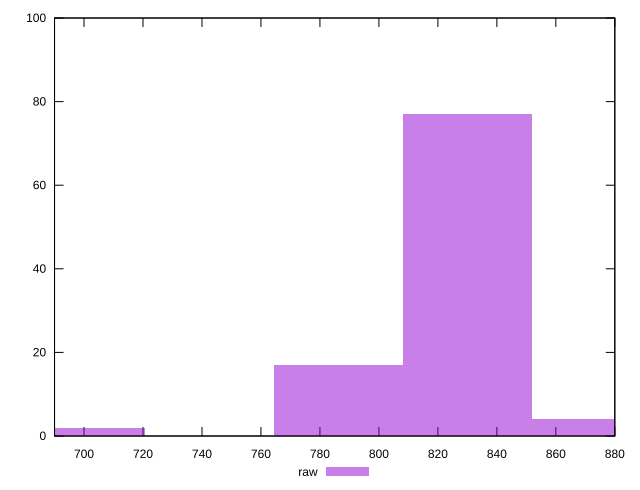

Generate this figure with gnuplot:
reset

$raw <<EOF
786.2430605436231 17
829.9232305738244 77
873.6034006040256 4
698.8827204832205 2
EOF

set key outside below
set boxwidth 43.68017003020128
set xrange [690:880]
set yrange [0:100]
set trange [0:100]
set style fill transparent solid 0.5 noborder
set terminal svg size 640, 490 enhanced background rgb 'white'
set output "report_00020_2021-02-19T21:17:38.612Z2/uses-http2/samples/pages+cached+noadtech/raw/histogram.svg"

plot $raw title "raw" with boxes

reset
